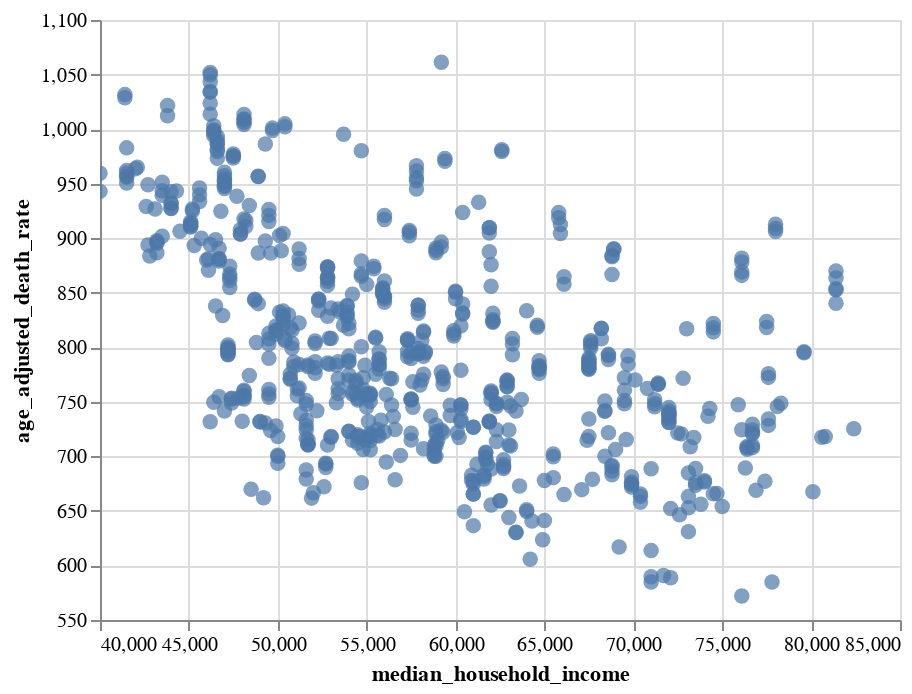

Notebook source saved alongside this figure:
### Code cell
alt.Chart(df_explore_causes_summarized).mark_circle(size=60).encode(
    alt.X('median_household_income', scale = alt.Scale(zero = False)),
    alt.Y('age_adjusted_death_rate' , scale = alt.Scale(zero = False)),
    tooltip = ['median_household_income', 'age_adjusted_death_rate']
).interactive()

### Figure 1 — Vega-Lite specification as saved in the notebook (floating-point values rounded to 4 significant figures; data arrays with more than 128 entries replaced by an {"elided": "..."} marker saying what was removed)
{"config": {"view": {"continuousWidth": 400, "continuousHeight": 300}}, "data": {"name": "data-2f7d914a0951197a17d40786ebed16a4"}, "mark": {"type": "circle", "size": 60}, "encoding": {"tooltip": [{"field": "median_household_income", "type": "quantitative"}, {"field": "age_adjusted_death_rate", "type": "quantitative"}], "x": {"field": "median_household_income", "scale": {"zero": false}, "type": "quantitative"}, "y": {"field": "age_adjusted_death_rate", "scale": {"zero": false}, "type": "quantitative"}}, "selection": {"selector001": {"type": "interval", "bind": "scales", "encodings": ["x", "y"]}}, "$schema": "https://vega.github.io/schema/vega-lite/v4.17.0.json", "datasets": {"data-2f7d914a0951197a17d40786ebed16a4": {"elided": "675 records"}}}
